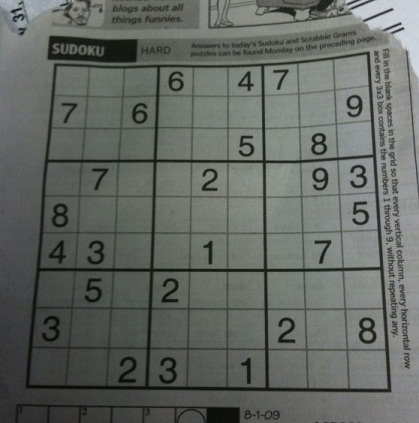
#> input picture dave.jpg, 419 x 423 px
$ jupyter execute --allow-errors '10 Image Thresholding.ipynb'
#> lines starting #> are read from the running program, lines starting #| are printed output that depends on the picture; after the words box and inside, x2 and y2 are one past the last pixel; in counts of white or black regions, pixels touching at a corner belong together
# IMAGE THRESHOLDING

# Simple Thresholding

If pixel value is greater than a threshold value, it is assigned one value (may be white), else it is assigned another value (may be black). The function used is **cv2.threshold**. First argument is the source image, which **should be a grayscale image**. Second argument is the threshold value which is used to classify the pixel values. Third argument is the maxVal which represents the value to be given if pixel value is more than (sometimes less than) the threshold value. OpenCV provides different styles of thresholding and it is decided by the fourth parameter of the function. Different types are:

* cv2.THRESH_BINARY
* cv2.THRESH_BINARY_INV
* cv2.THRESH_TRUNC
* cv2.THRESH_TOZERO
* cv2.THRESH_TOZERO_INV

[cell 1]
import cv2
import numpy as np
from matplotlib import pyplot as plt

img = cv2.imread('gradient.png',0)
ret,thresh1 = cv2.threshold(img,127,255,cv2.THRESH_BINARY)
ret,thresh2 = cv2.threshold(img,127,255,cv2.THRESH_BINARY_INV)
ret,thresh3 = cv2.threshold(img,127,255,cv2.THRESH_TRUNC)
ret,thresh4 = cv2.threshold(img,127,255,cv2.THRESH_TOZERO)
ret,thresh5 = cv2.threshold(img,127,255,cv2.THRESH_TOZERO_INV)

titles = ['Original image','BINARY','BINARY_INV','TRUNC','TOZERO','TOZERO_INV']
images = [img, thresh1, thresh2, thresh3, thresh4, thresh5]

#> (the rest of this cell did not finish here and is left out)

# Adaptive Thresholding

In the previous section, we used a global value as threshold value. But it may not be good in all the conditions where image has different lighting conditions in different areas. In that case, we go for adaptive thresholding. In this, the algorithm calculate the threshold for a small regions of the image. So we get different thresholds for different regions of the same image and it gives us better results for images with varying illumination.

It has three ‘special’ input params and only one output argument.

**Adaptive Method - It decides how thresholding value is calculated.**
* cv2.ADAPTIVE_THRESH_MEAN_C : threshold value is the mean of neighbourhood area.
* cv2.ADAPTIVE_THRESH_GAUSSIAN_C : threshold value is the weighted sum of neighbourhood values where weights are a gaussian window.

**Block Size** - It decides the size of neighbourhood area.

**C** - It is just a constant which is subtracted from the mean or weighted mean calculated.

[cell 2]
import cv2
import numpy as np
import matplotlib.pyplot as plt

img = cv2.imread('dave.jpg',0)
#> img: shape (423, 419); min 5, max 218, mean 101.9
img = cv2.medianBlur(img,5)
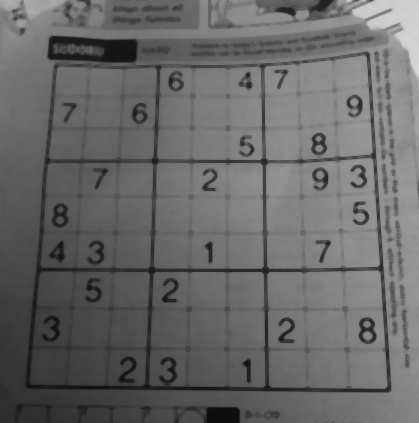
#> img: shape (423, 419); min 12, max 214, mean 103.7

ret,th1 = cv2.threshold(img,127,255,cv2.THRESH_BINARY)
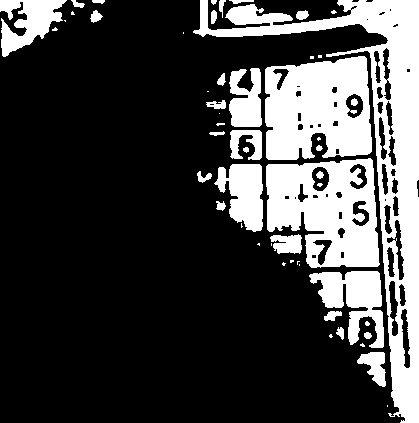
#> th1: shape (423, 419); 26% white; 53 white regions (23 under 20 px), largest, box (x1, y1, x2, y2) and area: (193, 0, 419, 423) 16674, (265, 56, 372, 160) 8942, (266, 158, 380, 268) 8657
th2 = cv2.adaptiveThreshold(img,255,cv2.ADAPTIVE_THRESH_MEAN_C,cv2.THRESH_BINARY,11,2)
#> th2: shape (423, 419); 77.3% white; 660 black regions (472 under 20 px), largest, box (x1, y1, x2, y2) and area: (25, 51, 391, 393) 10186, (141, 0, 404, 49) 3644, (47, 36, 138, 62) 1324
th3 = cv2.adaptiveThreshold(img,255,cv2.ADAPTIVE_THRESH_GAUSSIAN_C,cv2.THRESH_BINARY,11,2)
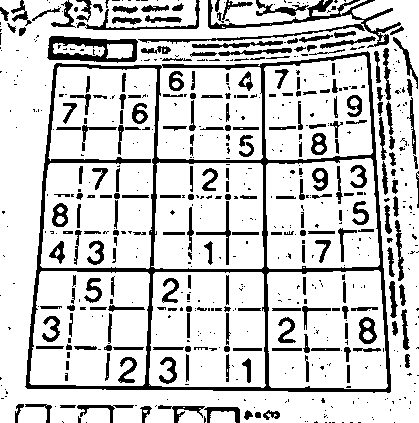
#> th3: shape (423, 419); 80.5% white; 648 black regions (412 under 20 px), largest, box (x1, y1, x2, y2) and area: (25, 51, 391, 393) 9369, (138, 0, 401, 48) 1856, (47, 36, 138, 63) 1212

titles = ['Original Image','Global Thresholding(v=127)','Adaptive Mean Thresholding','Adaptive Gaussian Thresholding']
images = [img, th1, th2, th3]

plt.figure(figsize=(15,10))
for i in range(4):
    plt.subplot(2,2,i+1)
    plt.imshow(images[i],'gray')
    plt.title(titles[i])
    plt.xticks([]), plt.yticks([])
plt.show()

# Ostu's Binarization

In the first section, there is a second parameter retVal. Its use comes when we go for Otsu’s Binarization. So what is it?

In global thresholding, we used an arbitrary value for threshold value, right? So, how can we know a value we selected is good or not? Answer is, trial and error method. But consider a **bimodal image** (In simple words, bimodal image is an image whose histogram has two peaks). For that image, we can approximately take a value in the middle of those peaks as threshold value, right ? That is what Otsu binarization does. So in simple words, it automatically calculates a threshold value from image histogram for a bimodal image. (For images which are not bimodal, binarization won’t be accurate.)

For this, our cv2.threshold() function is used, but pass an extra flag, *cv2.THRESH_OTSU* . **For threshold value, simply pass zero.** Then the algorithm finds the optimal threshold value and returns you as the second output, ```retVal```. If Otsu thresholding is not used, retVal is same as the threshold value you used.

Check out below example. Input image is a noisy image. In first case, I applied global thresholding for a value of 127. In second case, I applied Otsu’s thresholding directly. In third case, I filtered image with a 5x5 gaussian kernel to remove the noise, then applied Otsu thresholding. See how noise filtering improves the result.

[cell 3]
import cv2
import numpy as np
from matplotlib import pyplot as plt

img = cv2.imread('noisy2.png',0)
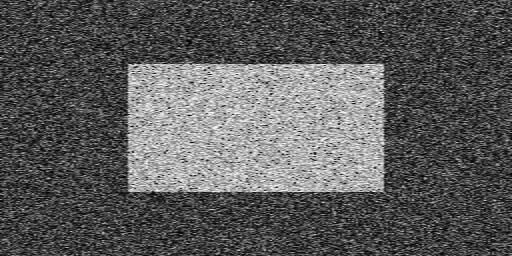
#> input picture noisy2.png, 512 x 256 px
#> img is the input picture: shape (256, 512); min 0, max 254, mean 91

# global thresholding
ret1,th1 = cv2.threshold(img,127,255,cv2.THRESH_BINARY)
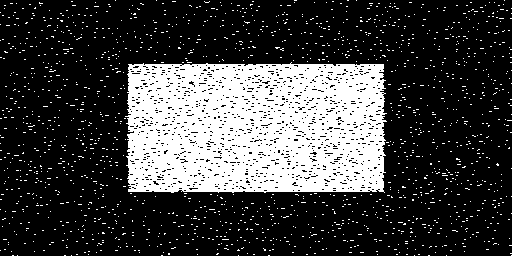
#> th1: shape (256, 512); 25.3% white; 1632 white regions (1631 under 20 px), largest, box (x1, y1, x2, y2) and area: (125, 62, 387, 193) 29976

# Otsu's thresholding
ret2,th2 = cv2.threshold(img,0,255,cv2.THRESH_BINARY+cv2.THRESH_OTSU)
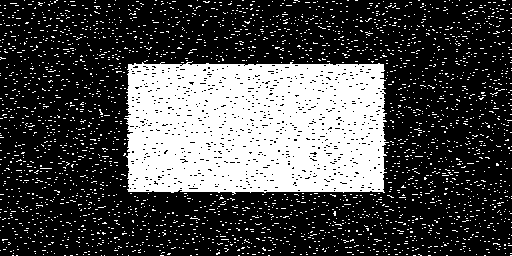
#> th2: shape (256, 512); 28.8% white; 2741 white regions (2740 under 20 px), largest, box (x1, y1, x2, y2) and area: (124, 61, 389, 195) 31152
#> ret2 = 114

# Otsu's thresholding after Gaussian filtering
blur = cv2.GaussianBlur(img,(3,3),0)
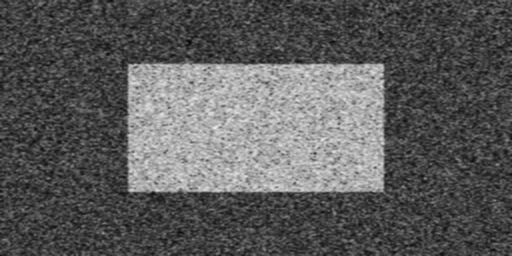
#> blur: shape (256, 512); min 8, max 236, mean 91.1
ret3,th3 = cv2.threshold(blur,0,255,cv2.THRESH_BINARY+cv2.THRESH_OTSU)
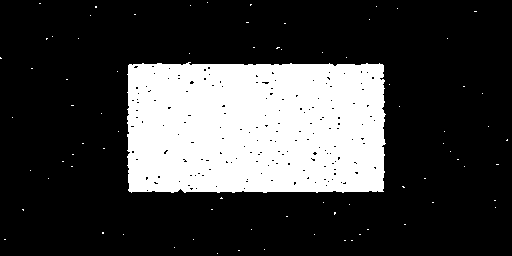
#> th3: shape (256, 512); 24.8% white; 78 white regions (77 under 20 px), largest, box (x1, y1, x2, y2) and area: (127, 62, 386, 193) 32369
#> ret3 = 118

# plot all the images and their histograms
images = [img, 0, th1,
          img, 0, th2,
          blur,0, th3]

titles = ['Original Noisy Image','Histogram','Global Thresholding (v=127)',
          'Original Noisy Image','Histogram','Otsu Thresholding',
          'Gaussian filtered Image','Histogram','Otsu Thresholding']

plt.figure(figsize=(15,10))
for i in range(3):
    plt.subplot(3,3,i*3+1),plt.imshow(images[i*3],'gray')
    plt.title(titles[i*3]), plt.xticks([]), plt.yticks([])
    plt.subplot(3,3,i*3+2),plt.hist(images[i*3].ravel(),256)
    plt.title(titles[i*3+1]), plt.xticks([]), plt.yticks([])
    plt.subplot(3,3,i*3+3),plt.imshow(images[i*3+2],'gray')
    plt.title(titles[i*3+2]), plt.xticks([]), plt.yticks([])

plt.show()
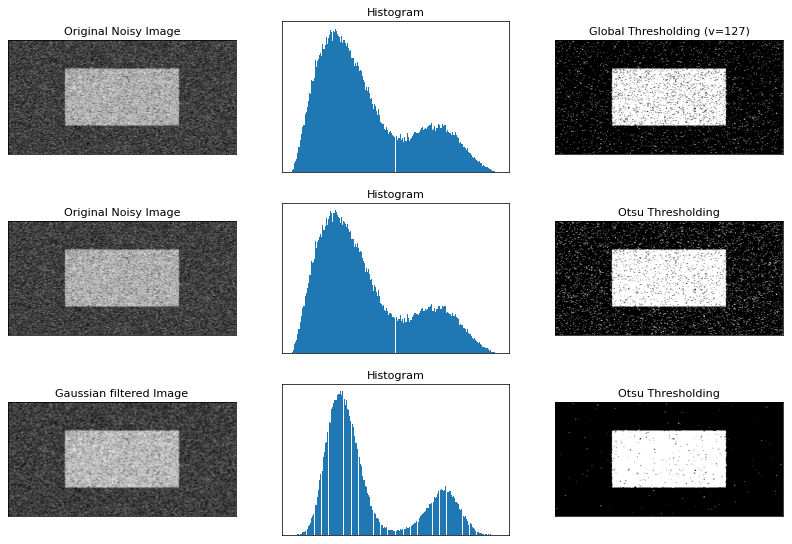
#> figure drawn by matplotlib, 9 panels

# How Otsu's Binarization Works ?

Since we are working with bimodal images, Otsu’s algorithm tries to find a threshold value (t) which minimizes the weighted within-class variance given by the relation :

\begin{equation*}
\sigma_w^2(t) = q_1(t)\sigma_1^2(t)+q_2(t)\sigma_2^2(t)
\end{equation*}
where

\begin{equation*}
q_1(t) = \sum_{i=1}^{t} P(i) \quad \& \quad q_1(t) = \sum_{i=t+1}^{I} P(i)
\end{equation*}

\begin{equation*}
\mu_1(t) = \sum_{i=1}^{t} \frac{iP(i)}{q_1(t)} \quad \& \quad \mu_2(t) = \sum_{i=t+1}^{I} \frac{iP(i)}{q_2(t)}
\end{equation*}

\begin{equation*}
\sigma_1^2(t) = \sum_{i=1}^{t} [i-\mu_1(t)]^2 \frac{P(i)}{q_1(t)} \quad \& \quad \sigma_2^2(t) = \sum_{i=t+1}^{I} [i-\mu_1(t)]^2 \frac{P(i)}{q_2(t)}
\end{equation*}

It actually finds a value of t which lies in between two peaks such that variances to both classes are minimum.

[cell 4]
img = cv2.imread('noisy2.png',0)
blur = cv2.GaussianBlur(img,(5,5),0)

# find normalized_histogram, & its cumulative distribution function
hist = cv2.calcHist([blur],[0],None,[256],[0,256])
#> hist = 256 values, max 2993 at index 61, min 0 at index 0, mean 512
hist_norm = hist.ravel()/hist.max()
#> hist_norm = 256 values, max 1 at index 61, min 0 at index 0, mean 0.171
Q = hist_norm.cumsum()
#> Q = 256 values from 0 to 43.79

bins = np.arange(256)

fn_min = np.inf
thresh = -1

for i in range(1,256):
    p1,p2 = np.hsplit(hist_norm,[i]) # probabilities
    q1,q2 = Q[i],Q[255]-Q[i] # cum sum of classes
    b1,b2 = np.hsplit(bins,[i]) # weights

    # finding means and variances
    m1,m2 = np.sum(p1*b1)/q1, np.sum(p2*b2)/q2
    v1,v2 = np.sum(((b1-m1)**2)*p1)/q1, np.sum(((b2-m2)**2)*p2)/q2

    # calculates the minimization function
    fn = v1*q1 + v2*q2
    if fn < fn_min:
        fn_min = fn
        thresh = i
#> this loop made 255 passes
#> (p1, q1, q2, m1, m2, v1, v2, fn) on passes 14 to 15: ([0, 0, 0, 0, 0, 0, 0, 0, 0, 0, 0, 0, 0, 0], 0.000334, 43.79, 0, 91.05, 0, 2354.2, 103096.7), ([0, 0, 0, 0, 0, 0, 0, 0, 0, 0, 0, 0, 0, 0, 0.000334], 0.000334, 43.79, 14, 91.05, 0, 2354.2, 103094.8)
#> (q1, q2, m1, m2, v1, v2, fn, fn_min) on passes 17, 18, 19, 21, 22, 23: (0.001, 43.79, 10, 91.05, 17.33, 2354.2, 103092.9, 103092.9), (0.00134, 43.79, 11.75, 91.05, 12.67, 2354.1, 103091.1, 103091.1), (0.00134, 43.79, 16.25, 91.05, 2.19, 2354.1, 103089.3, 103089.3), (0.00234, 43.79, 12.14, 91.05, 19.71, 2354.1, 103087.6, 103087.6), (0.00434, 43.79, 9.77, 91.05, 41.05, 2354.1, 103084.5, 103084.5), (0.00635, 43.79, 13.63, 91.06, 31.87, 2354, 103074.9, 103074.9)

# find otsu's threshold value with OpenCV function
ret, otsu = cv2.threshold(blur,0,255,cv2.THRESH_BINARY+cv2.THRESH_OTSU)
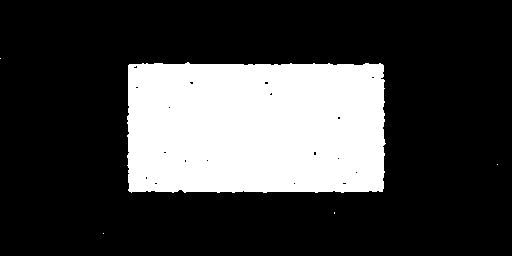
#> otsu: shape (256, 512); 25% white; 5 white regions (4 under 20 px), largest, box (x1, y1, x2, y2) and area: (127, 62, 386, 193) 32724
print(thresh,ret)
#| 118 117.0
